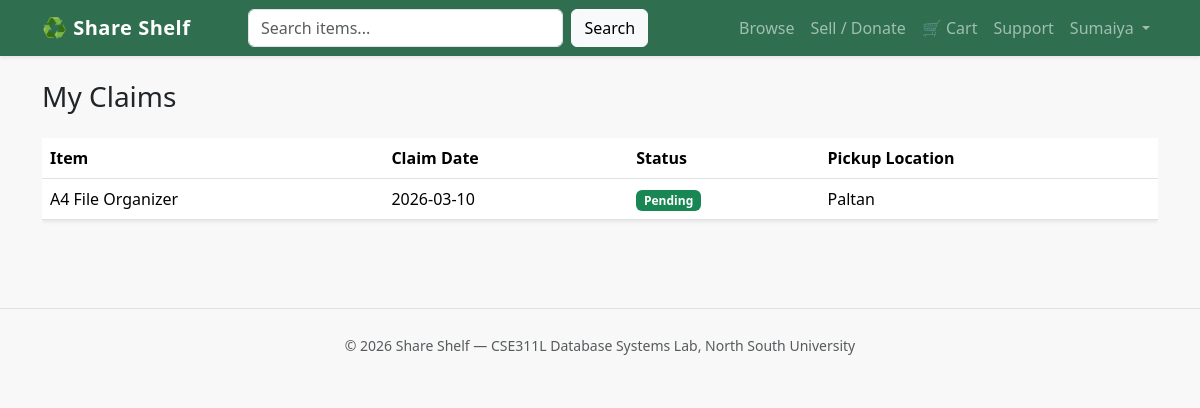
Screenshot of /share_shelf/my_claims.php (signed in) with the database file from the repository.
### tables this page shows
CREATE TABLE `claim` (
  `Claim_ID` int(11) NOT NULL AUTO_INCREMENT,
  `Item_ID` int(11) DEFAULT NULL,
  `User_ID` int(11) NOT NULL,
  `Claim_Date` date NOT NULL,
  `Status` varchar(50) NOT NULL,
  `Pickup_Date` date DEFAULT NULL,
  `Pickup_Time` time DEFAULT NULL,
  `Pickup_Location` varchar(100) DEFAULT NULL,
  `Pickup_Status` varchar(50) DEFAULT NULL,
  PRIMARY KEY (`Claim_ID`),
  KEY `Item_ID` (`Item_ID`),
  KEY `User_ID` (`User_ID`)
);

CREATE TABLE `item` (
  `Item_ID` int(11) NOT NULL AUTO_INCREMENT,
  `User_ID` int(11) NOT NULL,
  `Category_ID` int(11) NOT NULL,
  `Title` varchar(100) NOT NULL,
  `Description` varchar(255) DEFAULT NULL,
  `Condition` varchar(50) NOT NULL,
  `Item_Type` varchar(50) NOT NULL,
  `Price` decimal(10,2) DEFAULT NULL,
  `Quantity` int(11) NOT NULL,
  `Pickup_Location` varchar(100) DEFAULT NULL,
  `Status` varchar(50) NOT NULL,
  `Approval_Status` varchar(50) NOT NULL,
  `Admin_ID` int(11) DEFAULT NULL,
  PRIMARY KEY (`Item_ID`),
  KEY `User_ID` (`User_ID`),
  KEY `Category_ID` (`Category_ID`),
  KEY `fk_item_admin` (`Admin_ID`)
);

### share_shelf/includes/auth.php (called while the page is built, shortened)
<?php
function current_user_id() {
    return $_SESSION['user_id'] ?? null;
}

### share_shelf/my_claims.php (the view, shortened to what this page needs)
<?php
require "config/db.php";
require "includes/auth.php";
$user_id = current_user_id();
$stmt = mysqli_prepare($conn, "
    SELECT cl.*, i.Title FROM claim cl
    LEFT JOIN item i ON cl.Item_ID = i.Item_ID
    WHERE cl.User_ID = ? ORDER BY cl.Claim_ID DESC
");
mysqli_stmt_bind_param($stmt, "i", $user_id);
mysqli_stmt_execute($stmt);
$claims = mysqli_stmt_get_result($stmt);
include "includes/header.php";
?>
<h3 class="mb-4">My Claims</h3>
<div class="table-responsive">
<table class="table bg-white shadow-sm align-middle">
  <thead><tr><th>Item</th><th>Claim Date</th><th>Status</th><th>Pickup Location</th></tr></thead>
  <tbody>
    <?php while ($c = mysqli_fetch_assoc($claims)): ?>
      <tr>
        <td><?= htmlspecialchars($c['Title'] ?? '(listing removed)') ?></td>
        <td><?= htmlspecialchars($c['Claim_Date']) ?></td>
        <td><span class="badge bg-success"><?= htmlspecialchars($c['Status']) ?></span></td>
        <td><?= htmlspecialchars($c['Pickup_Location']) ?></td>
      </tr>
    <?php endwhile; ?>
  </tbody>
</table>
</div>
<?php include "includes/footer.php"; ?>

### share_shelf/css/style.css (style rules this page uses)
body { background-color: #f7f8f7; }

### rows the page displays
claim: Item_ID.Title "A4 File Organizer", Claim_Date "2026-03-10", Status "Pending", Pickup_Location "Paltan"

### other values shown
$_SESSION['user_name'] "Sumaiya"
